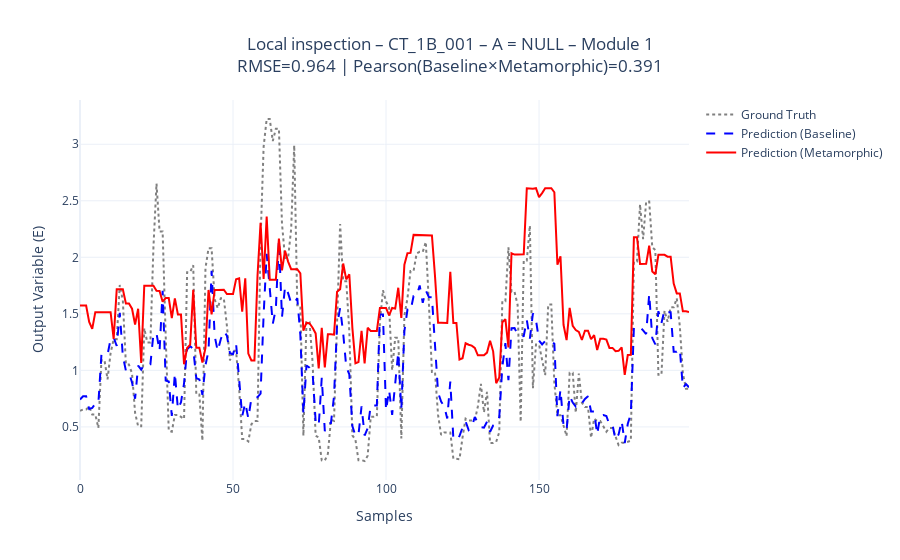
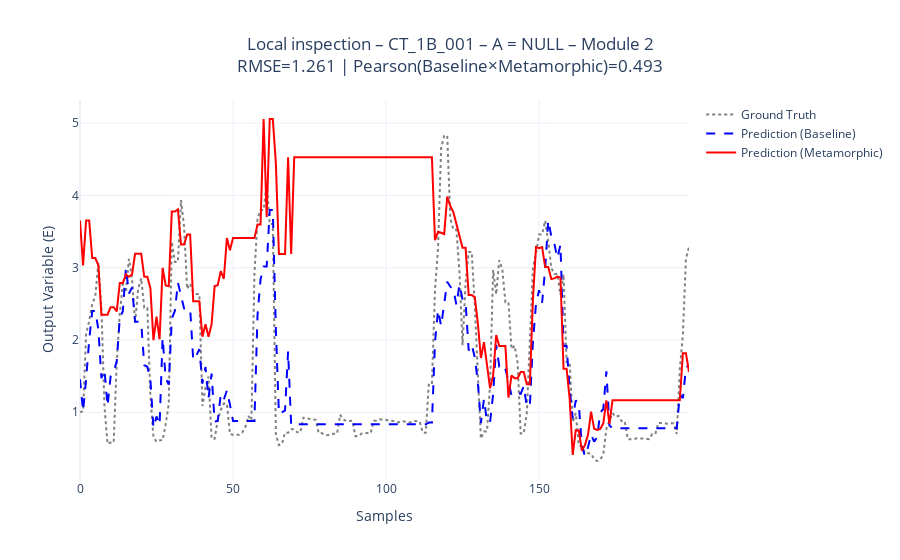
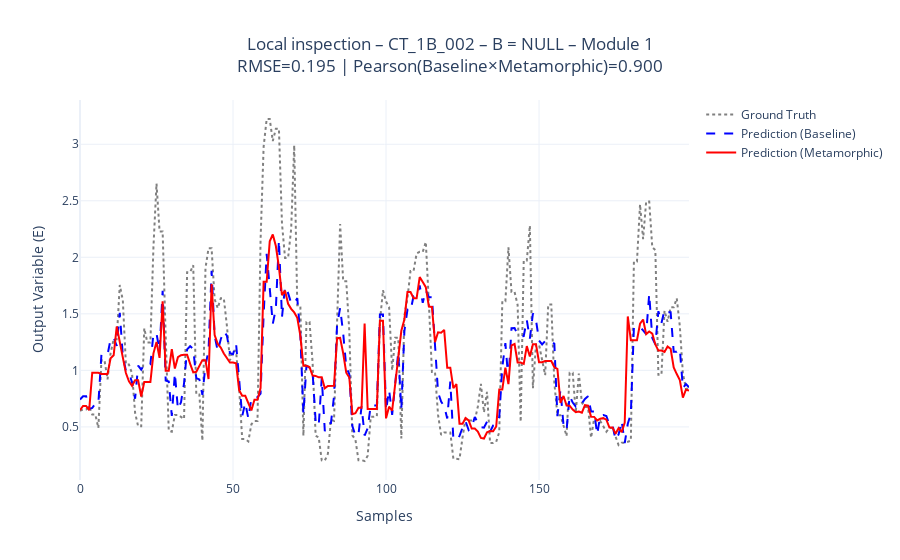
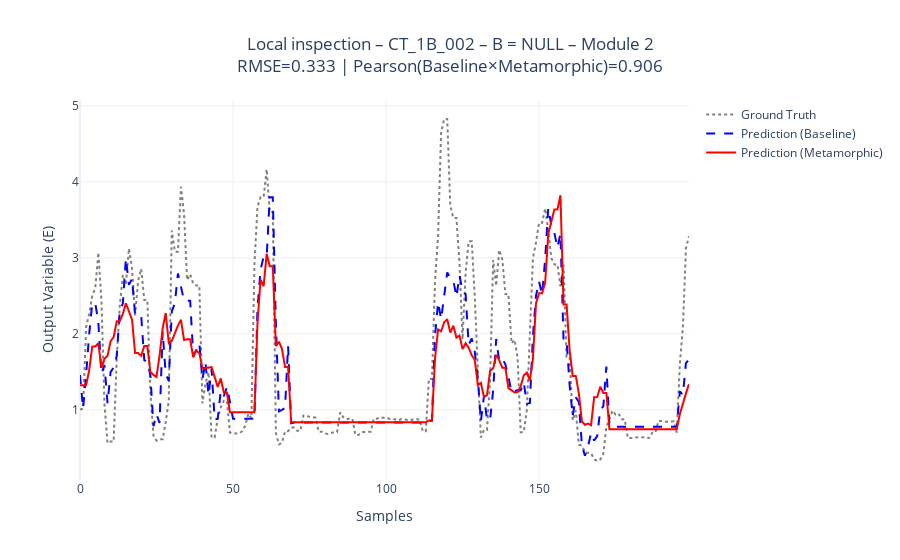

The code cell stored with these charts, in order, in its notebook:
### Markdown cell above
##  Null Value Tests

### Code cell
print("\n=== LEVEL 1 – Variable equal to NULL Value - METAMORPHIC TESTS ===")
for nome, t in testes_null.items():
    for fuel, module_name, df in [
        ("ethanol", "Module 1", df_ethanol),
        ("gasoline", "Module 2", df_gasoline)
    ]:
        executar_teste_null(
            df_original=df,
            df_modificado=t(df.copy()),
            modelo_afr=modelos[fuel]["afr"],
            modelo_maf=modelos[fuel]["maf"],
            fuel=fuel,
            nome_ct=f"{nome} – {module_name}"
        )

### Figure 1 — Plotly figure (JSON) as saved in the notebook; plotly's stock layout.template omitted (floating-point values rounded to 4 significant figures; data arrays with more than 128 entries replaced by an {"elided": "..."} marker saying what was removed)
{"data": [{"line": {"color": "gray", "dash": "dot"}, "name": "Ground Truth", "type": "scatter", "y": {"elided": "200 float values"}}, {"line": {"color": "blue", "dash": "dash"}, "name": "Prediction (Baseline)", "type": "scatter", "y": {"elided": "200 float values"}}, {"line": {"color": "red"}, "name": "Prediction (Metamorphic)", "type": "scatter", "y": {"elided": "200 float values"}}], "layout": {"title": {"text": "Local inspection – CT_1B_001 – A = NULL – Module 1<br>RMSE=0.964 | Pearson(Baseline×Metamorphic)=0.391", "x": 0.5}, "xaxis": {"title": {"text": "Samples"}}, "yaxis": {"title": {"text": "Output Variable (E)"}}}}

### Figure 2 — Plotly figure (JSON) as saved in the notebook; plotly's stock layout.template omitted (floating-point values rounded to 4 significant figures; data arrays with more than 128 entries replaced by an {"elided": "..."} marker saying what was removed)
{"data": [{"line": {"color": "gray", "dash": "dot"}, "name": "Ground Truth", "type": "scatter", "y": {"elided": "200 float values"}}, {"line": {"color": "blue", "dash": "dash"}, "name": "Prediction (Baseline)", "type": "scatter", "y": {"elided": "200 float values"}}, {"line": {"color": "red"}, "name": "Prediction (Metamorphic)", "type": "scatter", "y": {"elided": "200 float values"}}], "layout": {"title": {"text": "Local inspection – CT_1B_001 – A = NULL – Module 2<br>RMSE=1.261 | Pearson(Baseline×Metamorphic)=0.493", "x": 0.5}, "xaxis": {"title": {"text": "Samples"}}, "yaxis": {"title": {"text": "Output Variable (E)"}}}}

### Figure 3 — Plotly figure (JSON) as saved in the notebook; plotly's stock layout.template omitted (floating-point values rounded to 4 significant figures; data arrays with more than 128 entries replaced by an {"elided": "..."} marker saying what was removed)
{"data": [{"line": {"color": "gray", "dash": "dot"}, "name": "Ground Truth", "type": "scatter", "y": {"elided": "200 float values"}}, {"line": {"color": "blue", "dash": "dash"}, "name": "Prediction (Baseline)", "type": "scatter", "y": {"elided": "200 float values"}}, {"line": {"color": "red"}, "name": "Prediction (Metamorphic)", "type": "scatter", "y": {"elided": "200 float values"}}], "layout": {"title": {"text": "Local inspection – CT_1B_002 – B = NULL – Module 1<br>RMSE=0.195 | Pearson(Baseline×Metamorphic)=0.900", "x": 0.5}, "xaxis": {"title": {"text": "Samples"}}, "yaxis": {"title": {"text": "Output Variable (E)"}}}}

### Figure 4 — Plotly figure (JSON) as saved in the notebook; plotly's stock layout.template omitted (floating-point values rounded to 4 significant figures; data arrays with more than 128 entries replaced by an {"elided": "..."} marker saying what was removed)
{"data": [{"line": {"color": "gray", "dash": "dot"}, "name": "Ground Truth", "type": "scatter", "y": {"elided": "200 float values"}}, {"line": {"color": "blue", "dash": "dash"}, "name": "Prediction (Baseline)", "type": "scatter", "y": {"elided": "200 float values"}}, {"line": {"color": "red"}, "name": "Prediction (Metamorphic)", "type": "scatter", "y": {"elided": "200 float values"}}], "layout": {"title": {"text": "Local inspection – CT_1B_002 – B = NULL – Module 2<br>RMSE=0.333 | Pearson(Baseline×Metamorphic)=0.906", "x": 0.5}, "xaxis": {"title": {"text": "Samples"}}, "yaxis": {"title": {"text": "Output Variable (E)"}}}}
